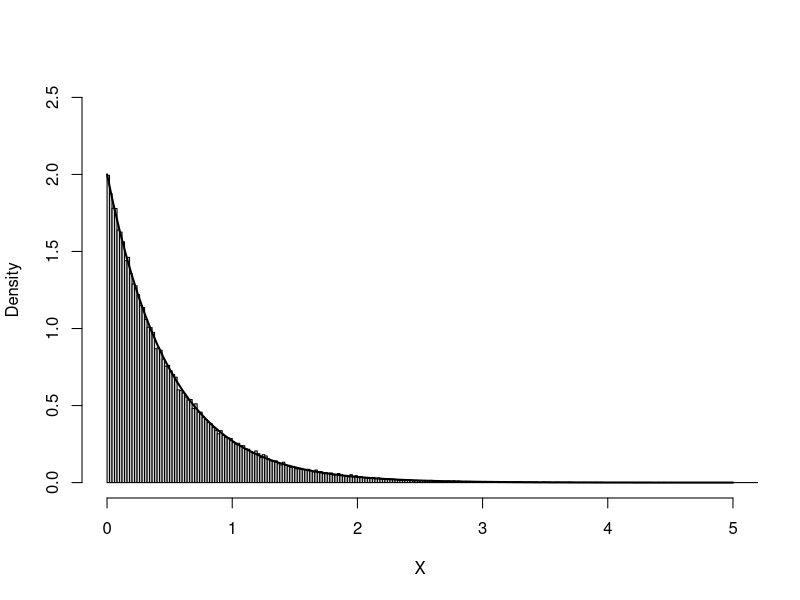
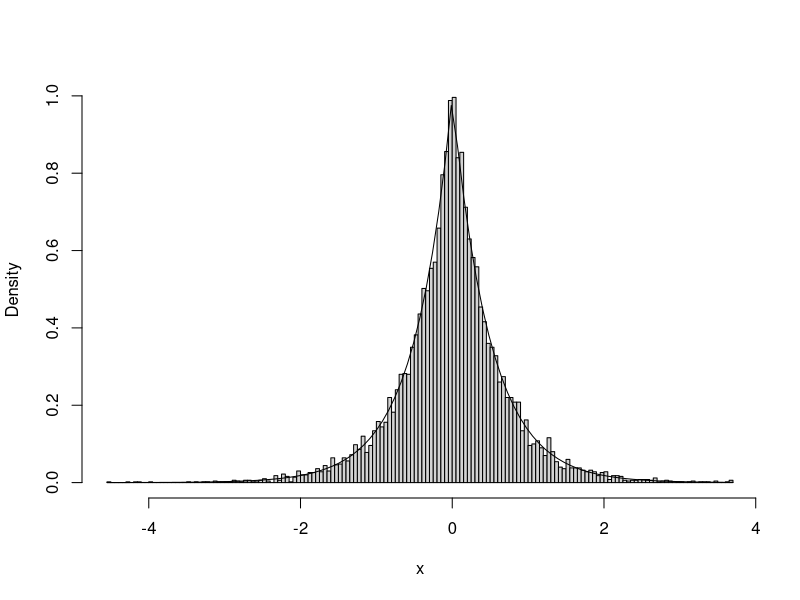

Here is the R script that generated these plots, in order: (Note: this script raises an error after producing the figures.)
## ---- chunk 1

## ---- chunk 2
# Simular vector exp(lambda)
tini <- proc.time()

lambda <- 2
nsim <- 10^5
set.seed(1)
U <- runif(nsim)
X <- -log(U)/lambda # -log(1-U)/lambda

tiempo <- proc.time() - tini
tiempo

hist(X, breaks = "FD", freq = FALSE, 
        main = "", xlim = c(0, 5), ylim = c(0, 2.5))
curve(dexp(x, lambda), lwd = 2, add = TRUE)
## ---- chunk 3
    ddexp <- function(x, lambda = 1){
    # Densidad doble exponencial
      lambda*exp(-lambda*abs(x))/2
    }
    
    rdexp <- function(lambda = 1){
    # Simulación por inversión
    # Doble exponencial
      U <- runif(1)
      if (U<0.5) {
        return(log(2*U)/lambda)
      } else {
        return(-log(2*(1-U))/lambda)
      }
    }
    
    rdexpn <- function(n = 1000, lambda = 1) {
    # Simulación n valores de doble exponencial
        x <- numeric(n)
        for(i in 1:n) x[i]<-rdexp(lambda)
        return(x)
    }
## ---- chunk 4
    set.seed(54321)
    system.time(x <- rdexpn(10^4, 2))
## ---- chunk 5
    hist(x, breaks = "FD", freq = FALSE, main="")
    # lines(density(x), col = 'blue')
    curve(ddexp(x, 2), add = TRUE)
## ---- chunk 6
#+ echo=FALSE, fig.align = 'center'
# ![](rechazo.png)
knitr::include_graphics(paste0(fig.path,"rechazo.png"))
## ---- chunk 7
# densidad objetivo: dnorm
# densidad auxiliar: ddexp
c.opt <- sqrt(2*exp(1)/pi)
lambda.opt <- 1
curve(c.opt * ddexp(x), xlim = c(-4, 4), lty = 2)
curve(dnorm(x), add = TRUE)
## ---- chunk 8
ngen <- 0

rnormAR <- function() {
# Simulación por aceptación-rechazo
# Normal estandar a partir de doble exponencial
  while (TRUE) {
    U <- runif(1)
    X <- rdexp(lambda.opt) # rdexpn(1, lambda.opt)
    ngen <<- ngen + 1 # Comentar esta línea para uso normal
    # if (U*exp((X^2+1)*0.5-abs(X)) <= 1) return(X)
    if (c.opt * U * ddexp(X, lambda.opt) <= dnorm(X)) return(X)
  }
}

rnormARn <- function(n = 1000) {
# Simulación n valores N(0,1)
    x <- numeric(n)
    for(i in 1:n) x[i] <- rnormAR()
    return(x)
}

# Grafico
## ---- chunk 9
    set.seed(54321)
    nsim <- 10^4
    
    ngen <- 0
    system.time(x <- rnormARn(nsim))
    # Nº generaciones
    {
    cat("\nNº de generaciones = ", ngen)
    cat("\nNº medio de generaciones = ", ngen/nsim)
    cat("\nProporción de rechazos = ", 1-nsim/ngen, "\n")
    }
## ---- chunk 10
    hist(x, breaks = "FD", freq = FALSE)
    curve(dnorm, add = TRUE)
## ---- chunk 11
    # 
    # NOTA: Cuidado con los límites
    # optimize(f=function(x) dnorm(x)/ddexp(x), maximum=TRUE, interval=c(-0.5,0.5))
    optimize(f = function(x) dnorm(x)/ddexp(x), maximum = TRUE, interval = c(0, 2))
## ---- chunk 12
    # Obtención de valores c y lambda óptimos aproximados
    fopt <- function(lambda) {
      # Obtiene c fijado lambda
      optimize(f = function(x) dnorm(x)/ddexp(x,lambda),
               maximum = TRUE, interval = c(0, 2))$objective
    }
    
    # Encontar lambda que minimiza
    res <- optimize(fopt, interval = c(0.5, 2))
    lambda.opt2 <- res$minimum
    c.opt2 <- res$objective
## ---- chunk 13
    mu0 <- 1
    n <- 10
    nsim <- 10^3
    set.seed(54321)
    x <- rnorm(n, mean = mu0)
    
    # Función de verosimilitud
    lik <- function(mu){prod(dnorm(x, mean = mu))}
    
    # Cota óptima
    # Estimación por máxima verosimilitud
    emv <- optimize(f = lik, int = range(x), maximum = TRUE)
    emv
    c <- emv$objective
## ---- chunk 14
    mean(x)
## ---- chunk 15
    c <- lik(mean(x))
    c    
## ---- chunk 16
    ngen <- nsim
    Y <- rcauchy(nsim)
    ind <- (c*runif(nsim) > sapply(Y, lik)) # TRUE si no verifica condición
    # Volver a generar si no verifica condición
    while (sum(ind)>0){
      le <- sum(ind)
      ngen <- ngen + le
      Y[ind] <- rcauchy(le)
      ind[ind] <- (c*runif(le) > sapply(Y[ind], lik)) # TRUE si no verifica condición
    }
    
    { # Número generaciones
      cat("Número de generaciones = ", ngen)
      cat("\nNúmero medio de generaciones = ", ngen/nsim)
      cat("\nProporción de rechazos = ", 1-nsim/ngen,"\n")
    }
    
    # Intervalo de probabilidad al 95% (IC Bayes)
    q <- quantile(Y, c(0.025, 0.975))
    
    # Representar estimador e IC Bayes
    hist(Y, freq=FALSE, main="Distribución a posteriori")
    # abline(v = mean(x), lty = 3) # Estimación frecuentista
    abline(v = mean(Y), lty = 2, lwd = 2)  # Estimación Bayesiana
    abline(v = q, lty = 2)
## ---- chunk 17
#+ echo=FALSE, fig.align = 'center'
# ![](squeeze.png)
knitr::include_graphics(paste0(fig.path,"squeeze.png"))
